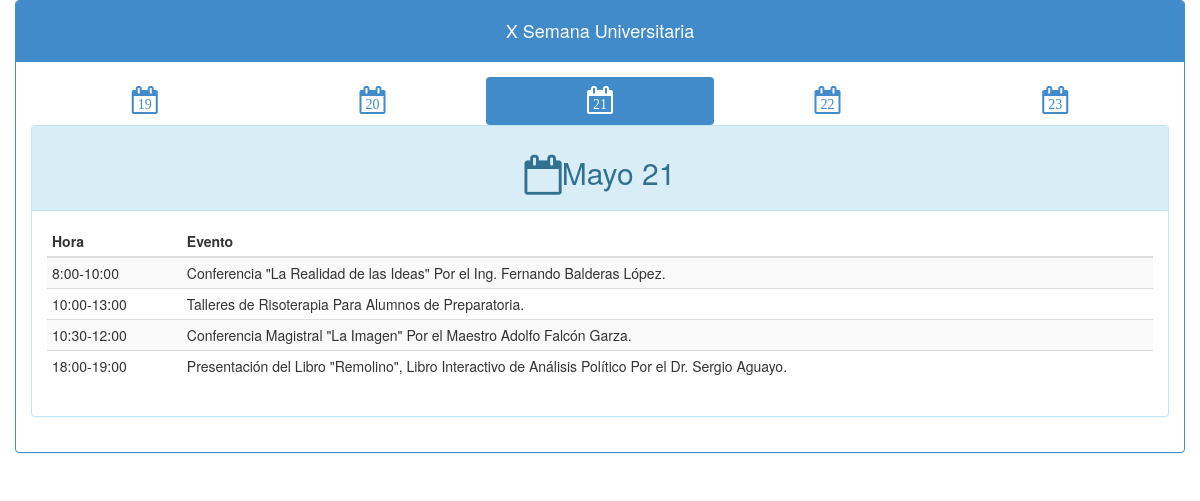
Screenshot of /dist/index.php?day=21 with the database file from the repository.
### tables this page shows
CREATE TABLE IF NOT EXISTS `programa` (
  `id` int(4) NOT NULL AUTO_INCREMENT,
  `fecha` date NOT NULL,
  `hora` varchar(32) NOT NULL,
  `evento` varchar(128) NOT NULL,
  `ponente` varchar(64) NOT NULL,
  `lugar` varchar(32) NOT NULL,
  `imagen` varchar(32) NOT NULL,
  PRIMARY KEY (`id`)
);

### dist/php/class.php (called while the page is built, shortened)
<?php
class connection
{
	var $host='localhost';
	var $userName='root';
	var $password='';
	protected $database='semanauniversitaria';
	protected $connection='';
	function serverConnection(){
		$this->connection = mysql_connect($this->host,$this->userName,$this->password);
		return $this->connection;
	}
	function databaseConnection(){
		$db=mysql_select_db($this->database,$this->connection);
	}
}
class event{
	function query($query){
		$connection=new connection;
		return mysql_query($query);
	}
}
?>

### dist/index.php (the view, shortened to what this page needs)
<?php
include "/php/class.php";
$evento=new event;
$day=$_GET['day'];
$consulta=$evento->query('select id,hora,evento,ponente from programa where fecha="2014-05-'.$day.'" order by id asc');
?>
<!DOCTYPE html>
<html lang="">
  <head>
    <link href="css/app.min.css" rel="stylesheet" media="screen">
  </head>
  <body>
    <div class="container">
      <div class="row">
      <div class="panel panel-primary">
        <div class="panel-heading"><h4 class="text-center">X Semana Universitaria</h4></div>
        <div class="panel-body" id="<?php echo $day; ?>">
        <ul class="nav nav-justified nav-pills">
          <li>
            <a href="index.php?day=19">
              <span class="fa-stack">
                <i class="fa fa-calendar-o fa-stack-2x"></i>
                <span class="fa fa-stack-1x">19</span>
              </span>
            </a>
          </li>
          <li>
            <a href="index.php?day=20">
              <span class="fa-stack">
                <i class="fa fa-calendar-o fa-stack-2x"></i>
                <span class="fa fa-stack-1x">20</span>
              </span>
            </a>
          </li>
          <li>
            <a href="index.php?day=21">
              <span class="fa-stack">
                <i class="fa fa-calendar-o fa-stack-2x"></i>
                <span class="fa fa-stack-1x">21</span>
              </span>
            </a>
          </li>
          <li>
            <a href="index.php?day=22">
              <span class="fa-stack">
                <i class="fa fa-calendar-o fa-stack-2x"></i>
                <span class="fa fa-stack-1x">22</span>
              </span>
            </a>
          </li>
          <li>
            <a href="index.php?day=23">
              <span class="fa-stack">
                <i class="fa fa-calendar-o fa-stack-2x"></i>
                <span class="fa fa-stack-1x">23</span>
              </span>
            </a>
          </li>
        </ul>
        <div class="panel panel-info">
          <div class="panel-heading"><h2 class="text-center"><i class="fa fa-calendar-o fa-lg"></i>Mayo <?php echo $day; ?></h2></div>
          <div class="panel-body">
            <table class="table table-condensed table-striped">
              <thead>
                <tr>
                  <th>Hora</th>
                  <th>Evento</th>
                </tr>
              </thead>
              <tbody>
                <?php
                while($fila=mysql_fetch_array($consulta)){
                  echo '<tr onClick=document.location="detail.php?clave='.$fila["id"].'&day='.$day.'" style="cursor:pointer;"><td>'.$fila['hora'].'</td>';
                  echo '<td>'.$fila['evento']. ' '. $fila['ponente'] .'</td></tr>';
                }
                ?>
              </tbody>
            </table>
          </div>
        </div>
      </div>
      </div>
    </div>
    </div>
  </body>
</html>

### rows the page displays
programa: hora "8:00-10:00", evento "Conferencia \"La Realidad de las Ideas\"", ponente "Por el Ing. Fernando Balderas López."
programa: hora "10:00-13:00", evento "Talleres de Risoterapia", ponente "Para Alumnos de Preparatoria."
programa: hora "10:30-12:00", evento "Conferencia Magistral \"La Imagen\"", ponente "Por el Maestro Adolfo Falcón Garza."
programa: hora "18:00-19:00", evento "Presentación del Libro \"Remolino\", Libro Interactivo de Análisis Político", ponente "Por el Dr. Sergio Aguayo."

### other values shown
$day "21"
